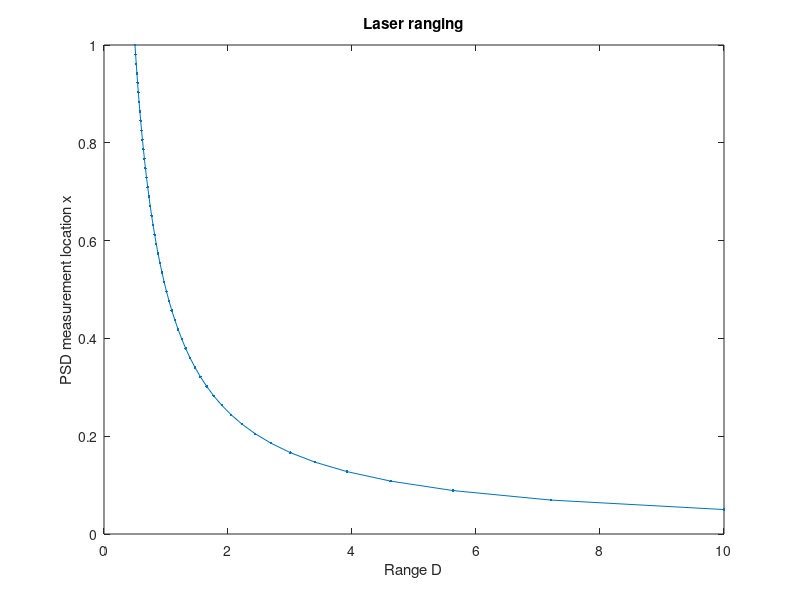
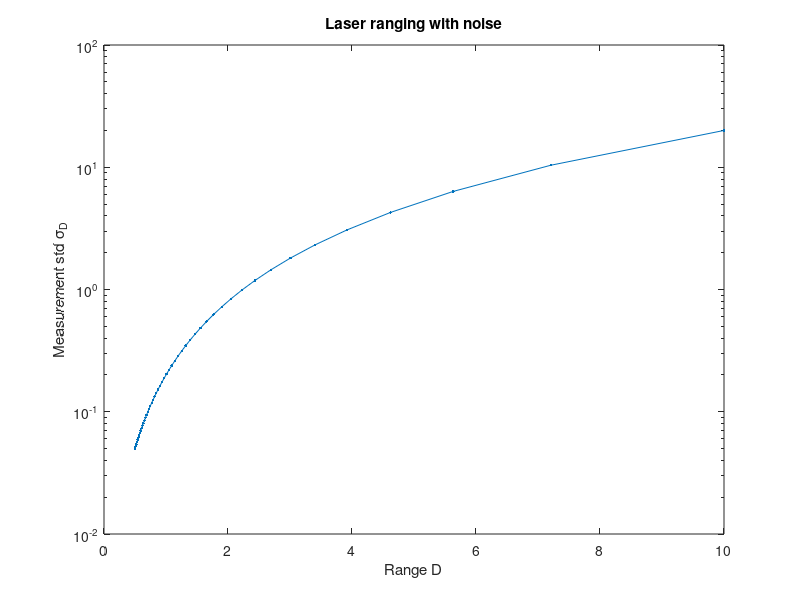

Write the MATLAB code that produced these figures, in order.
% Set our laser ranger instrument fixed parameters
f = 0.5;
L = 1.0;

% Q1a Laser ranging measurement equation
range = @(x) f * L ./ x;

% Q1b Plot ranges as a function of distance
xx = linspace(0.05, 1.0, 50);
DD = range(xx);
plot(DD, xx, '.-');
xlabel('Range D');
ylabel('PSD measurement location x');
title('Laser ranging');

% Q2
sigma_x = 0.1;
range_uncertainty = @(x) f * L *sigma_x ./ (x.*x);

sDD = range_uncertainty(xx);
figure();
semilogy(DD, sDD, '.-');
xlabel('Range D');
ylabel('Measurement std \sigma_D');
title('Laser ranging with noise');
